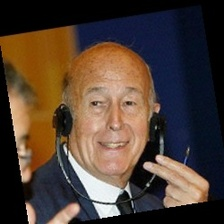
#> input picture backend/data/processed_data/normal/normal_0044_Valery_Giscard_dEstaing_Valery_Giscard_dEstaing_0004.jpg, 224 x 224 px; its folder holds only this picture in this run
$ python test_final_model.py
#> lines starting #> are read from the running program, lines starting #| are printed output that depends on the picture
#> (reads backend/models/ai_model.pkl from the repository)
#> (reads backend/models/scaler.pkl from the repository)
#> (reads backend/models/model_info.json from the repository)
#> in test_external_image, img is the input picture: PIL image 224x224 RGB; mean R, G, B 79.4, 63, 52.3
#|    Original size: (224, 224)
#|    Original mode: RGB
#!/usr/bin/env python3
"""
Test the final model on external images
"""

import joblib
import numpy as np
from pathlib import Path
from PIL import Image
import json

def extract_features(image):
    """Extract features EXACTLY as in training"""
    try:
        # Convert to RGB if necessary
        if image.mode != 'RGB':
            image = image.convert('RGB')

        # Resize image to match training size (64, 64)
        image = image.resize((64, 64), Image.Resampling.LANCZOS)
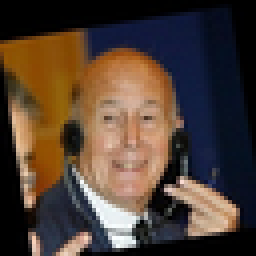
#> image: PIL image 64x64 RGB (shown 4 times larger); mean R, G, B 79.5, 63.1, 52.4

        # Convert to grayscale
        gray = image.convert('L')
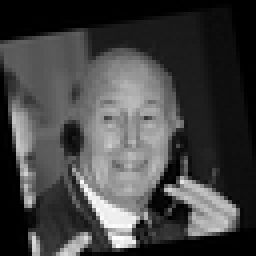
#> gray: PIL image 64x64 L (shown 4 times larger); min 0, max 255, mean 66.8
        gray_array = np.array(gray)

        features = []

        # 1. Basic pixel features (all pixels)
        basic_features = gray_array.flatten()
#> basic_features = 4096 values, max 255 at index 3616, min 0 at index 0, mean 66.79
        features.extend(basic_features)

        # 2. Asymmetry features (MOST IMPORTANT for paralysis)
        left_half = gray_array[:, :32]
        right_half = gray_array[:, 32:]
        right_flipped = np.fliplr(right_half)
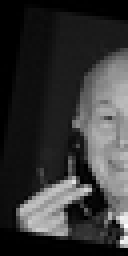
#> right_flipped: shape (64, 32) (shown 4 times larger); min 0, max 255, mean 53.8

        # Multiple asymmetry metrics
        asymmetry_mean = np.mean(np.abs(left_half.astype(float) - right_flipped.astype(float)))
#> asymmetry_mean = 50.04
        asymmetry_std = np.std(np.abs(left_half.astype(float) - right_flipped.astype(float)))
#> asymmetry_std = 51.6
        asymmetry_max = np.max(np.abs(left_half.astype(float) - right_flipped.astype(float)))
#> asymmetry_max = 249
        features.extend([asymmetry_mean, asymmetry_std, asymmetry_max])

        # 3. Eye region asymmetry (critical for paralysis)
        eye_region_left = gray_array[20:40, 15:45]  # Left eye region
        eye_region_right = gray_array[20:40, 19:49]  # Right eye region
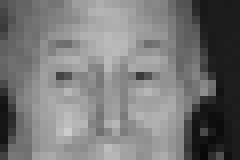
#> eye_region_right: shape (20, 30) (shown 8 times larger); min 9, max 204, mean 119.1
        eye_region_right_flipped = np.fliplr(eye_region_right)
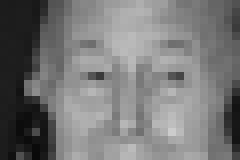
#> eye_region_right_flipped: shape (20, 30) (shown 8 times larger); min 9, max 204, mean 119.1

        eye_asymmetry = np.mean(np.abs(eye_region_left.astype(float) - eye_region_right_flipped.astype(float)))
#> eye_asymmetry = 20.35
        features.append(eye_asymmetry)

        # 4. Mouth region asymmetry
        mouth_region_left = gray_array[45:60, 20:40]  # Left mouth region
        mouth_region_right = gray_array[45:60, 24:44]  # Right mouth region
        mouth_region_right_flipped = np.fliplr(mouth_region_right)

        mouth_asymmetry = np.mean(np.abs(mouth_region_left.astype(float) - mouth_region_right_flipped.astype(float)))
#> mouth_asymmetry = 80.77
        features.append(mouth_asymmetry)

        # 5. Edge features
        grad_x = np.abs(np.diff(gray_array, axis=1))
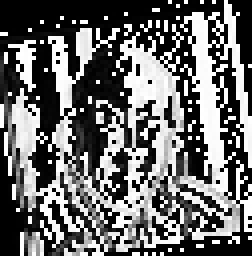
#> grad_x: shape (64, 63) (shown 4 times larger); min 0, max 255, mean 106.7
        grad_y = np.abs(np.diff(gray_array, axis=0))
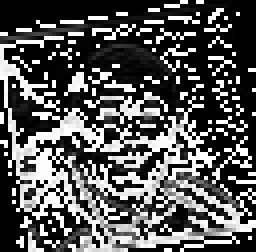
#> grad_y: shape (63, 64) (shown 4 times larger); min 0, max 255, mean 87.2
        edge_density = (np.sum(grad_x) + np.sum(grad_y)) / (64 * 64)
#> edge_density = 190.9
        features.append(edge_density)

        # 6. Statistical features
        stats_features = [
            np.mean(gray_array),
            np.std(gray_array),
            np.var(gray_array),
            np.median(gray_array),
            np.percentile(gray_array, 25),
            np.percentile(gray_array, 75)
        ]
#> stats_features = [66.79, 63.73, 4061.9, 42.5, 14, 113]
        features.extend(stats_features)

        return np.array(features)

    except Exception as e:
        print(f"Error processing image: {e}")
        return None

def test_external_image(image_path, model, scaler):
    """Test a single external image"""
    try:
        print(f"\n🔍 Testing image: {image_path}")

        with Image.open(image_path) as img:
            print(f"   Original size: {img.size}")
            print(f"   Original mode: {img.mode}")

            # Extract features
            features = extract_features(img)
#> features = 4108 values, max 4061.9 at index 4104, min 0 at index 0, mean 67.82
            if features is None:
                print("❌ Feature extraction failed")
                return None

            print(f"   Features extracted: {len(features)}")
#|    Features extracted: 4108

            # Check feature count
            expected_features = model.n_features_in_
            if len(features) != expected_features:
                print(f"❌ Feature count mismatch! Expected: {expected_features}, Got: {len(features)}")
                return None

            # Scale features
            features_scaled = scaler.transform([features])

            # Make prediction
            prediction = model.predict(features_scaled)[0]
            probability = model.predict_proba(features_scaled)[0]

            result = {
                'image_path': str(image_path),
                'prediction': int(prediction),
                'confidence': float(max(probability)),
                'probabilities': {
                    'normal': float(probability[0]),
                    'paralysis': float(probability[1])
                },
                'label': 'Normal Face' if prediction == 0 else 'Paralyzed Face (Droopy)',
                'description': 'The face appears to be normal with no signs of paralysis.' if prediction == 0 else 'The face shows signs of facial paralysis or drooping.'
            }

            print(f"✅ Prediction: {result['label']}")
            print(f"   Confidence: {result['confidence']:.3f}")
            print(f"   Normal probability: {result['probabilities']['normal']:.3f}")
            print(f"   Paralysis probability: {result['probabilities']['paralysis']:.3f}")

            return result

    except Exception as e:
        print(f"❌ Error testing {image_path}: {e}")
        return None

def main():
    """Test external images"""
    print("🧪 Testing External Images with Final Model")
    print("=" * 50)

    # Load model
    try:
        model = joblib.load('models/ai_model.pkl')
        scaler = joblib.load('models/scaler.pkl')

        with open('models/model_info.json', 'r') as f:
            model_info = json.load(f)

        print("✅ Model loaded successfully")
        print(f"   Model type: {model_info.get('model_type', 'Unknown')}")
        print(f"   Accuracy: {model_info.get('accuracy', 0.0):.4f}")
        print(f"   ROC AUC: {model_info.get('roc_auc', 0.0):.4f}")
        print(f"   Expected features: {model.n_features_in_}")

    except Exception as e:
        print(f"❌ Error loading model: {e}")
        return

    # Test external images
    external_dirs = [
        'data/test/normal',
        'data/test/paralysis',
        'data/validation/normal',
        'data/validation/paralysis'
    ]

    results = []

    for test_dir in external_dirs:
        test_path = Path(test_dir)
        if test_path.exists():
            print(f"\n📁 Testing images from: {test_dir}")

            for img_path in test_path.glob('*.jpg'):
                result = test_external_image(img_path, model, scaler)
                if result:
                    results.append(result)

                # Limit to first 3 images per directory for testing
                if len([r for r in results if test_dir in r['image_path']]) >= 3:
                    break

    # Summary
    print("\n" + "=" * 50)
    print("📊 External Image Test Summary:")

    if results:
        normal_predictions = [r for r in results if r['prediction'] == 0]
        paralysis_predictions = [r for r in results if r['prediction'] == 1]

        print(f"   Total images tested: {len(results)}")
        print(f"   Predicted as normal: {len(normal_predictions)}")
        print(f"   Predicted as paralysis: {len(paralysis_predictions)}")

        avg_confidence = np.mean([r['confidence'] for r in results])
        print(f"   Average confidence: {avg_confidence:.3f}")

        print(f"\n🔍 Detailed Results:")
        for result in results:
            print(f"   {Path(result['image_path']).name}: {result['label']} (confidence: {result['confidence']:.3f})")
    else:
        print("❌ No external images found or tested")

if __name__ == "__main__":
    main()
